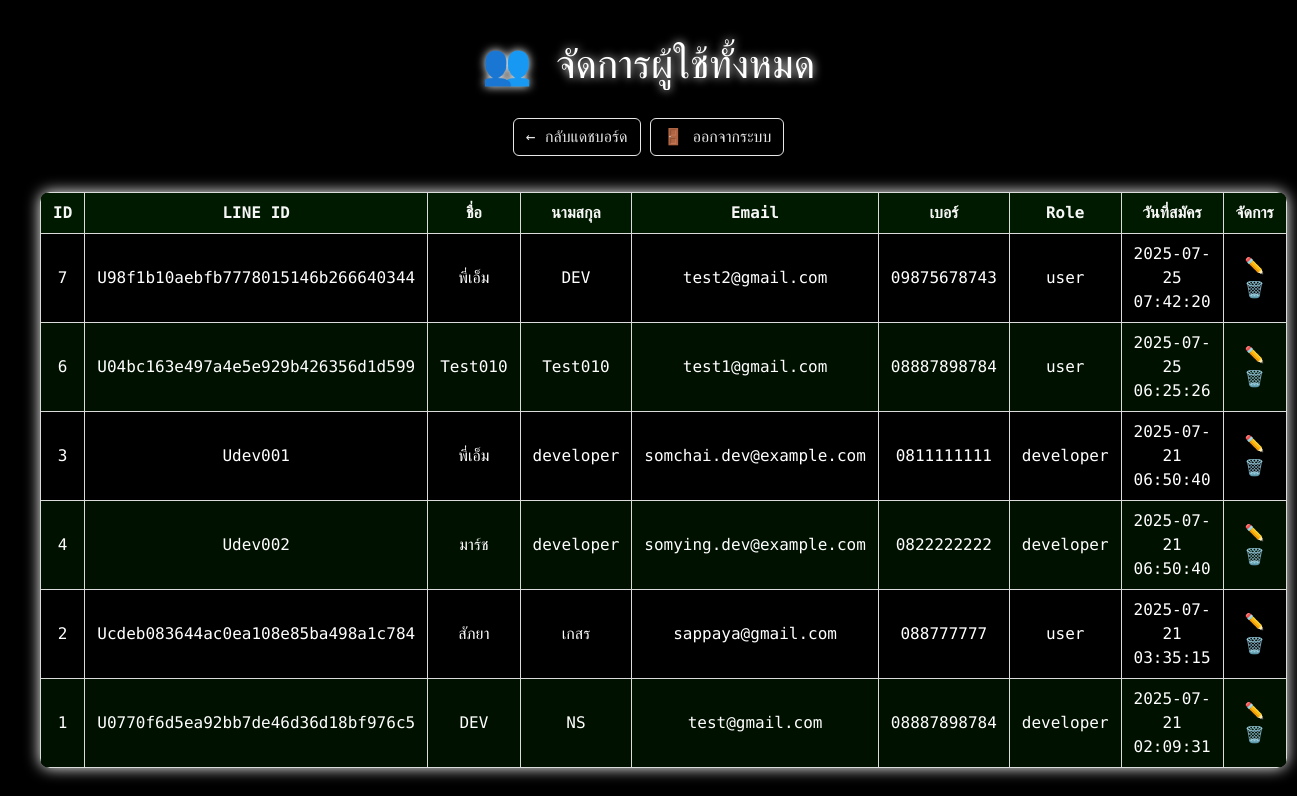
Page /admin/manage_users.php (signed in) on the committed database.
### tables this page shows
CREATE TABLE `users` (
  `id` int(11) NOT NULL,
  `line_id` varchar(255) NOT NULL,
  `name` varchar(255) DEFAULT NULL,
  `lastname` varchar(255) DEFAULT NULL,
  `position` varchar(100) DEFAULT NULL,
  `email` varchar(255) DEFAULT NULL,
  `created_at` timestamp NOT NULL DEFAULT current_timestamp(),
  `phone` varchar(20) DEFAULT NULL,
  `role` varchar(50) NOT NULL DEFAULT 'user',
  `created_by_admin_id` int(11) DEFAULT NULL,
  `department` varchar(100) DEFAULT NULL,
  `is_active` tinyint(1) DEFAULT 1,
  `employee_id` varchar(20) DEFAULT NULL
);

### admin/manage_users.php (the view, shortened to what this page needs)
<?php
require_once __DIR__ . '/../config/database.php';
$stmt = $conn->query("SELECT * FROM users ORDER BY created_at DESC");
$users = $stmt->fetchAll(PDO::FETCH_ASSOC);
?>
<!DOCTYPE html>
<html lang="th">
<head>
    <link href="https://cdn.jsdelivr.net/npm/bootstrap@5.3.7/dist/css/bootstrap.min.css" rel="stylesheet">
</head>
<body>
<h1>👥 จัดการผู้ใช้ทั้งหมด</h1>
<div class="mb-3 text-center">
    <a href="dashboard.php" class="btn-back">← กลับแดชบอร์ด</a>
    <a href="logout.php" class="btn-logout">🚪 ออกจากระบบ</a>
</div>
<table>
    <thead>
        <tr>
            <th>ID</th>
            <th>LINE ID</th>
            <th>ชื่อ</th>
            <th>นามสกุล</th>
            <th>Email</th>
            <th>เบอร์</th>
            <th>Role</th>
            <th>วันที่สมัคร</th>
            <th>จัดการ</th>
        </tr>
    </thead>
    <tbody>
        <?php foreach ($users as $user): ?>
            <tr>
                <td><?= htmlspecialchars($user['id']) ?></td>
                <td><?= htmlspecialchars($user['line_id']) ?></td>
                <td><?= htmlspecialchars($user['name']) ?></td>
                <td><?= htmlspecialchars($user['lastname']) ?></td>
                <td><?= htmlspecialchars($user['email']) ?></td>
                <td><?= htmlspecialchars($user['phone']) ?></td>
                <td><?= htmlspecialchars($user['role']) ?></td>
                <td><?= htmlspecialchars($user['created_at']) ?></td>
                <td class="actions">
                    <a href="edit_user.php?id=<?= $user['id'] ?>">✏️</a>
                    <a href="delete_user.php?id=<?= $user['id'] ?>" onclick="return confirm('คุณแน่ใจว่าต้องการลบ?')">🗑️</a>
                </td>
            </tr>
        <?php endforeach; ?>
    </tbody>
</table>
</body>
</html>

### admin/manage_users.php (style rules this page uses)
body { background-color: #000; color: #ffffffff; font-family: 'Share Tech Mono', monospace; min-height: 100vh; padding: 40px; }
h1 { text-align: center; margin-bottom: 30px; text-shadow: 0 0 10px #ffffffff; }
a { color: #dbdbdbff; text-decoration: none; }
.btn-back, .btn-logout { margin-bottom: 20px; display: inline-block; padding: 6px 12px; color: #e6e6e6ff; border: 1px solid #e7e7e7ff; border-radius: 6px; background-color: transparent; text-decoration: none; }
table { width: 100%; border-collapse: collapse; margin-top: 15px; background-color: rgba(0, 0, 0, 0.8); box-shadow: 0 0 15px #ffffffff; border-radius: 10px; overflow: hidden; }
th, td { border: 1px solid #dbdbdbff; padding: 8px 12px; text-align: center; }
th { background-color: #001a00; color: #f7f7f7ff; }
tr:nth-child(even) { background-color: #001100; }
.actions a { margin: 0 5px; }

### rows in the picture
users: id "7", line "U98f1b10aebfb7778015146b266640344", name "พี่เอ็ม", lastname "DEV", email "test2@gmail.com", phone "09875678743", role "user", created_at "2025-07-25 07:42:20"
users: id "6", line "U04bc163e497a4e5e929b426356d1d599", name "Test010", lastname "Test010", email "test1@gmail.com", phone "08887898784", role "user", created_at "2025-07-25 06:25:26"
users: id "3", line "Udev001", name "พี่เอ็ม", lastname "developer", email "somchai.dev@example.com", phone "0811111111", role "developer", created_at "2025-07-21 06:50:40"
users: id "4", line "Udev002", name "มาร์ช", lastname "developer", email "somying.dev@example.com", phone "0822222222", role "developer", created_at "2025-07-21 06:50:40"
users: id "2", line "Ucdeb083644ac0ea108e85ba498a1c784", name "สัภยา", lastname "เกสร", email "sappaya@gmail.com", phone "088777777", role "user", created_at "2025-07-21 03:35:15"
users: id "1", line "U0770f6d5ea92bb7de46d36d18bf976c5", name "DEV", lastname "NS", email "test@gmail.com", phone "08887898784", role "developer", created_at "2025-07-21 02:09:31"
